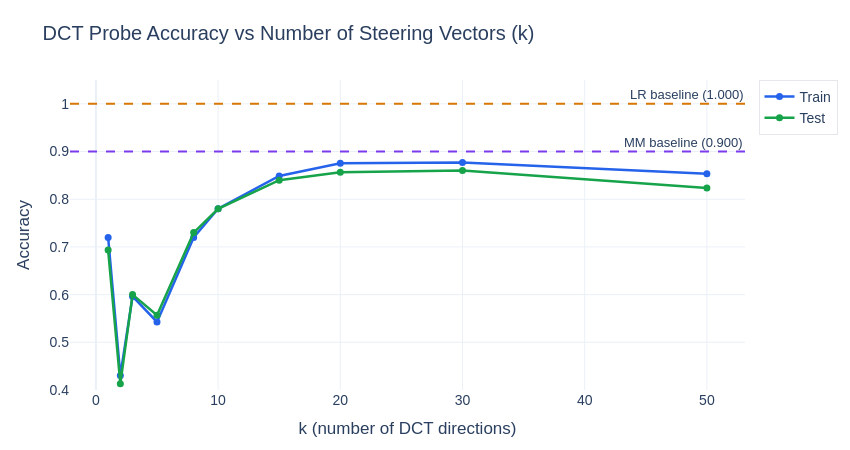

The cell this chart's notebook holds for it:
### Markdown cell above
# Test subspace directions

### Code cell
def k_sweep_accuracy(
    train_acts: Float[Tensor, "n d_model"],
    train_labels: Float[Tensor, " n"],
    test_acts: Float[Tensor, "n d_model"],
    test_labels: Float[Tensor, " n"],
    V: Float[Tensor, "d_model num_factors"],
    mean_deltas: pd.Series,
    k_values: list[int],
) -> dict[str, list[float]]:
    """
    For each k, select the top-k DCT vectors by judge delta,
    build a DCTProbe, and compute train/test accuracy.

    Args:
        train_acts, train_labels: Training activations and labels at the probe layer.
        test_acts, test_labels: Test activations and labels at the probe layer.
        V: DCT steering vectors [d_model, num_factors].
        mean_deltas: Per-factor mean truthfulness delta from judge (higher = more truth-reducing).
        k_values: List of k values to sweep over.

    Returns:
        Dict with keys "train_acc" and "test_acc", each a list of accuracies per k.
    """
    train_accs = []
    test_accs = []

    for k in k_values:
        top_indices = mean_deltas.nlargest(k).index.tolist()
        probe = DCTProbe.from_data(
            train_acts, train_labels, V=V, top_indices=top_indices
        )

        train_preds = probe.pred(train_acts)
        test_preds = probe.pred(test_acts)

        train_acc = (train_preds == train_labels).float().mean().item()
        test_acc = (test_preds == test_labels).float().mean().item()

        train_accs.append(train_acc)
        test_accs.append(test_acc)

    return {"train_acc": train_accs, "test_acc": test_accs}


# Run the sweep
k_values = [1, 2, 3, 5, 8, 10, 15, 20, 30, 50]
# Filter to valid range
k_values = [k for k in k_values if k <= V.shape[1]]

sweep_results = k_sweep_accuracy(
    train_acts["cities"], train_labels["cities"],
    test_acts["cities"], test_labels["cities"],
    V, mean_deltas, k_values,
)

# Print results
sweep_df = pd.DataFrame({
    "k": k_values,
    "Train Acc": [f"{a:.3f}" for a in sweep_results["train_acc"]],
    "Test Acc": [f"{a:.3f}" for a in sweep_results["test_acc"]],
})
display(sweep_df)

# Plot
fig = go.Figure()
fig.add_trace(go.Scatter(
    x=k_values, y=sweep_results["train_acc"],
    mode="lines+markers", name="Train",
    line=dict(color=PLOT_COLORS["train"], width=2.5),
    marker=dict(size=7),
))
fig.add_trace(go.Scatter(
    x=k_values, y=sweep_results["test_acc"],
    mode="lines+markers", name="Test",
    line=dict(color=PLOT_COLORS["test"], width=2.5),
    marker=dict(size=7),
))

# Add MM and LR baselines as horizontal lines
mm_test_acc = (mm_probe.pred(test_acts["cities"]) == test_labels["cities"]).float().mean().item()
lr_test_acc = (lr_probe.pred(test_acts["cities"]) == test_labels["cities"]).float().mean().item()

fig.add_hline(y=mm_test_acc, line_dash="dash", line_color=PLOT_COLORS["mm"],
              annotation_text=f"MM baseline ({mm_test_acc:.3f})", annotation_font_size=13)
fig.add_hline(y=lr_test_acc, line_dash="dash", line_color=PLOT_COLORS["lr"],
              annotation_text=f"LR baseline ({lr_test_acc:.3f})", annotation_font_size=13)

fig.update_layout(
    **PLOT_BASE,
    title="DCT Probe Accuracy vs Number of Steering Vectors (k)",
    xaxis_title="k (number of DCT directions)",
    yaxis_title="Accuracy",
    yaxis_range=[0.4, 1.05],
    height=450,
    width=850,
)
fig.show()

best_k = k_values[int(np.argmax(sweep_results["test_acc"]))]
print(f"\nBest k by test accuracy: {best_k} ({max(sweep_results['test_acc']):.3f})")
print(f"MM baseline test accuracy: {mm_test_acc:.3f}")
print(f"LR baseline test accuracy: {lr_test_acc:.3f}")

### Figure 1 — Plotly figure (JSON) as saved in the notebook; plotly's stock layout.template omitted (floating-point values rounded to 4 significant figures)
{"data": [{"line": {"color": "#2563EB", "width": 2.5}, "marker": {"size": 7}, "mode": "lines+markers", "name": "Train", "type": "scatter", "x": [1, 2, 3, 5, 8, 10, 15, 20, 30, 50], "y": [0.7199, 0.4306, 0.5962, 0.5426, 0.7199, 0.7801, 0.8487, 0.8754, 0.8771, 0.8537]}, {"line": {"color": "#16A34A", "width": 2.5}, "marker": {"size": 7}, "mode": "lines+markers", "name": "Test", "type": "scatter", "x": [1, 2, 3, 5, 8, 10, 15, 20, 30, 50], "y": [0.6933, 0.4133, 0.6, 0.5567, 0.73, 0.78, 0.84, 0.8567, 0.86, 0.8233]}], "layout": {"annotations": [{"font": {"size": 13}, "showarrow": false, "text": "MM baseline (0.900)", "x": 1, "xanchor": "right", "xref": "x domain", "y": 0.9, "yanchor": "bottom", "yref": "y"}, {"font": {"size": 13}, "showarrow": false, "text": "LR baseline (1.000)", "x": 1, "xanchor": "right", "xref": "x domain", "y": 1, "yanchor": "bottom", "yref": "y"}], "font": {"family": "Arial, sans-serif", "size": 14}, "height": 450, "legend": {"bgcolor": "rgba(255,255,255,0.8)", "bordercolor": "#E5E7EB", "borderwidth": 1}, "margin": {"b": 60, "l": 70, "r": 40, "t": 80}, "shapes": [{"line": {"color": "#7C3AED", "dash": "dash"}, "type": "line", "x0": 0, "x1": 1, "xref": "x domain", "y0": 0.9, "y1": 0.9, "yref": "y"}, {"line": {"color": "#D97706", "dash": "dash"}, "type": "line", "x0": 0, "x1": 1, "xref": "x domain", "y0": 1, "y1": 1, "yref": "y"}], "title": {"text": "DCT Probe Accuracy vs Number of Steering Vectors (k)"}, "width": 850, "xaxis": {"title": {"text": "k (number of DCT directions)"}}, "yaxis": {"range": [0.4, 1.05], "title": {"text": "Accuracy"}}}}
